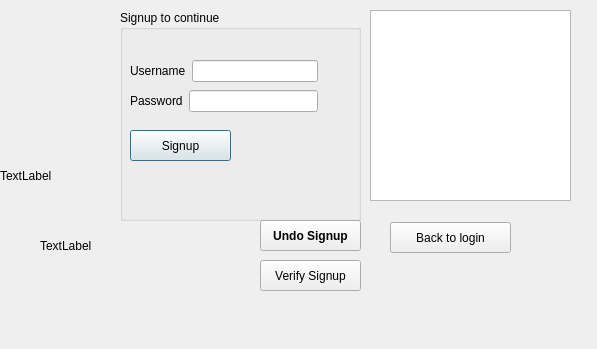
<?xml version="1.0" encoding="UTF-8"?>
<ui version="4.0">
 <class>signup</class>
 <widget class="QDialog" name="signup">
  <property name="geometry">
   <rect>
    <x>0</x>
    <y>0</y>
    <width>597</width>
    <height>349</height>
   </rect>
  </property>
  <property name="windowTitle">
   <string>SmartAccountant © 2019</string>
  </property>
  <widget class="QGroupBox" name="groupBox">
   <property name="geometry">
    <rect>
     <x>120</x>
     <y>10</y>
     <width>241</width>
     <height>211</height>
    </rect>
   </property>
   <property name="title">
    <string>Signup to continue</string>
   </property>
   <widget class="QPushButton" name="pushButton">
    <property name="geometry">
     <rect>
      <x>10</x>
      <y>120</y>
      <width>101</width>
      <height>31</height>
     </rect>
    </property>
    <property name="text">
     <string>Signup</string>
    </property>
   </widget>
   <widget class="QWidget" name="layoutWidget">
    <property name="geometry">
     <rect>
      <x>10</x>
      <y>50</y>
      <width>188</width>
      <height>22</height>
     </rect>
    </property>
    <layout class="QHBoxLayout" name="horizontalLayout">
     <item>
      <widget class="QLabel" name="label_username">
       <property name="text">
        <string>Username</string>
       </property>
      </widget>
     </item>
     <item>
      <widget class="QLineEdit" name="lineEdit_username"/>
     </item>
    </layout>
   </widget>
   <widget class="QWidget" name="layoutWidget">
    <property name="geometry">
     <rect>
      <x>10</x>
      <y>80</y>
      <width>188</width>
      <height>22</height>
     </rect>
    </property>
    <layout class="QHBoxLayout" name="horizontalLayout_2">
     <item>
      <widget class="QLabel" name="label_password">
       <property name="text">
        <string>Password</string>
       </property>
      </widget>
     </item>
     <item>
      <widget class="QLineEdit" name="lineEdit_password">
       <property name="echoMode">
        <enum>QLineEdit::Password</enum>
       </property>
      </widget>
     </item>
    </layout>
   </widget>
  </widget>
  <widget class="QLabel" name="label_sec_status">
   <property name="geometry">
    <rect>
     <x>40</x>
     <y>230</y>
     <width>221</width>
     <height>31</height>
    </rect>
   </property>
   <property name="text">
    <string>TextLabel</string>
   </property>
  </widget>
  <widget class="QLabel" name="label">
   <property name="geometry">
    <rect>
     <x>0</x>
     <y>10</y>
     <width>591</width>
     <height>331</height>
    </rect>
   </property>
   <property name="text">
    <string>TextLabel</string>
   </property>
  </widget>
  <widget class="QPushButton" name="pushButton_2">
   <property name="geometry">
    <rect>
     <x>260</x>
     <y>260</y>
     <width>101</width>
     <height>31</height>
    </rect>
   </property>
   <property name="text">
    <string>Verify Signup</string>
   </property>
  </widget>
  <widget class="QPushButton" name="pushButton_delete">
   <property name="geometry">
    <rect>
     <x>260</x>
     <y>220</y>
     <width>101</width>
     <height>31</height>
    </rect>
   </property>
   <property name="font">
    <font>
     <weight>75</weight>
     <bold>true</bold>
    </font>
   </property>
   <property name="text">
    <string>Undo Signup</string>
   </property>
  </widget>
  <widget class="QTableView" name="tableView">
   <property name="geometry">
    <rect>
     <x>370</x>
     <y>10</y>
     <width>201</width>
     <height>191</height>
    </rect>
   </property>
  </widget>
  <widget class="QPushButton" name="pushButton_3">
   <property name="geometry">
    <rect>
     <x>390</x>
     <y>222</y>
     <width>121</width>
     <height>31</height>
    </rect>
   </property>
   <property name="text">
    <string>Back to login</string>
   </property>
  </widget>
  <zorder>label</zorder>
  <zorder>groupBox</zorder>
  <zorder>label_sec_status</zorder>
  <zorder>pushButton_2</zorder>
  <zorder>pushButton_delete</zorder>
  <zorder>tableView</zorder>
  <zorder>pushButton_3</zorder>
 </widget>
 <resources/>
 <connections/>
</ui>
